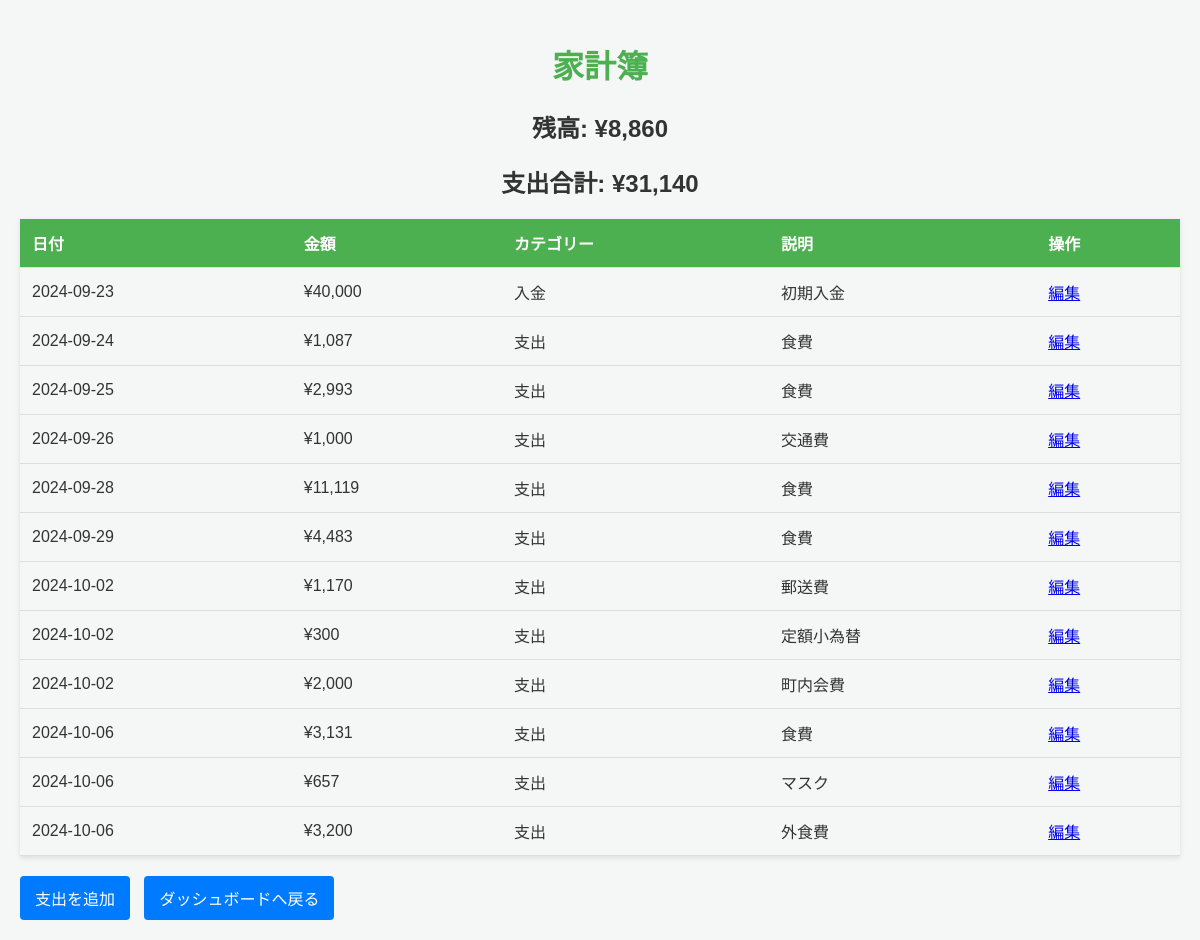
Page /expense_list (signed in) on the committed database.
### app.py (models this page shows)
class Expense(db.Model):
    id = db.Column(db.Integer, primary_key=True)
    amount = db.Column(db.Float, nullable=False)  # 金額
    category = db.Column(db.String(50), nullable=False)  # カテゴリー（例：入金、支出）
    date = db.Column(db.Date, nullable=False)  # 日付
    description = db.Column(db.Text, nullable=True)  # 説明

### app.py (the view)
@app.route('/expense_list')
@login_required
def expense_list():
    expenses = Expense.query.all()
    total_expense = sum(expense.amount for expense in expenses if expense.category == '支出')
    total_balance = 0
    for expense in expenses:
        if expense.category == '入金':
            total_balance += expense.amount
        elif expense.category == '支出':
            total_balance -= expense.amount
    return render_template('expense_list.html', expenses=expenses, total_balance=total_balance, total_expense=total_expense)

### app.py (called while the page is built)
@app.template_filter('format_balance')
def format_balance(value):
    if value is None:
        return "¥0"
    return f"{value:,.0f}"  # 小数点以下を表示しない場合は0を指定

@login_manager.user_loader
def load_user(user_id):
    return User.query.get(int(user_id))

### templates/expense_list.html (shortened to what this page needs)
<!DOCTYPE html>
<html lang="ja">
<head>
    <link rel="stylesheet" href="{{ url_for('static', filename='budget.css') }}">
</head>
<body>
    <h1>家計簿</h1>
    <h2>残高: ¥{{ total_balance | format_balance }}</h2>
    <h2>支出合計: ¥{{ total_expense | format_balance }}</h2>
    <table>
        <thead>
            <tr>
                <th>日付</th>
                <th>金額</th>
                <th>カテゴリー</th>
                <th>説明</th>
                <th>操作</th>
            </tr>
        </thead>
        <tbody>
            {% for expense in expenses %}
            <tr>
                <td>{{ expense.date.strftime('%Y-%m-%d') }}</td>
                <td>¥{{ expense.amount | format_balance }}</td>
                <td>{{ expense.category }}</td>
                <td>{{ expense.description }}</td>
                <td>
                    <a href="{{ url_for('edit_expense', expense_id=expense.id) }}">編集</a>
                </td>
            </tr>
            {% endfor %}
        </tbody>
    </table>
    <a href="{{ url_for('add_expense') }}" class="button">支出を追加</a>
    <a href="{{ url_for('dashboard') }}" class="button">ダッシュボードへ戻る</a>
</body>
</html>

### static/budget.css (style rules this page uses)
body { font-family: Arial, sans-serif; background-color: #f4f7f6; color: #333; margin: 0; padding: 20px; }
h1 { text-align: center; color: #4CAF50; }
h2 { text-align: center; color: #333; }
table { width: 100%; border-collapse: collapse; margin-top: 20px; box-shadow: 0 2px 5px rgba(0, 0, 0, 0.1); }
th, td { padding: 12px; text-align: left; border-bottom: 1px solid #ddd; }
th { background-color: #4CAF50; color: white; }
.button { display: inline-block; padding: 10px 15px; margin-top: 20px; margin-right: 10px; background-color: #4CAF50; color: white; text-decoration: none; border-radius: 5px; }
a.button { display: inline-block; margin-top: 20px; padding: 10px 15px; background-color: #007bff; color: white; text-decoration: none; border-radius: 4px; }

### rows in the picture
Expense: date "2024-09-23", amount "40,000", category "入金", description "初期入金"
Expense: date "2024-09-24", amount "1,087", category "支出", description "食費"
Expense: date "2024-09-25", amount "2,993", category "支出", description "食費"
Expense: date "2024-09-26", amount "1,000", category "支出", description "交通費"
Expense: date "2024-09-28", amount "11,119", category "支出", description "食費"
Expense: date "2024-09-29", amount "4,483", category "支出", description "食費"
Expense: date "2024-10-02", amount "1,170", category "支出", description "郵送費"
Expense: date "2024-10-02", amount "300", category "支出", description "定額小為替"
Expense: date "2024-10-02", amount "2,000", category "支出", description "町内会費"
Expense: date "2024-10-06", amount "3,131", category "支出", description "食費"
Expense: date "2024-10-06", amount "657", category "支出", description "マスク"
Expense: date "2024-10-06", amount "3,200", category "支出", description "外食費"

### other values in the picture
{{ total_balance | format_balance }} "8,860"
{{ total_expense | format_balance }} "31,140"
